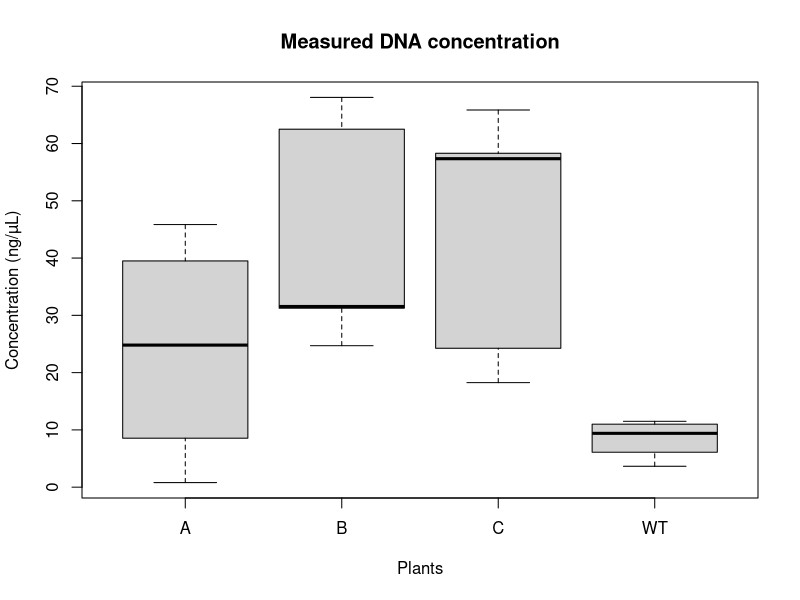

Recreate this plot in R.
# Your data frame without the "Plants" column					
Data_Frame <- data.frame(					
  "A" = c(0.8, 18.75, 39.5, 8.55, 7.55, 24.8, 25.35, 45.85, 42.05),					
  "B" = c(62.5, 30.1, 24.7, 68.05, 66.65, 31.75, 31.55, 31.4, 31.25),					
  "C" = c(58.3, 18.25, 52.45, 65.85, 62.6, 22.2, 24.25, 57.35, 57.8),					
  "WT" = c(6.1, 4.45, 3.65, 11.5, 11, 10.85, 8.88, 11.5, 9.4)					
)					
colnames(Data_Frame) <- gsub("x", "", colnames(Data_Frame))					
# Create a boxplot					
boxplot(Data_Frame, 					
        main = "Measured DNA concentration",					
        xlab = "Plants",					
        ylab = "Concentration (ng/µL)",					
        border = "black",					
        names = c("A", "B", "C", "WT"))	
